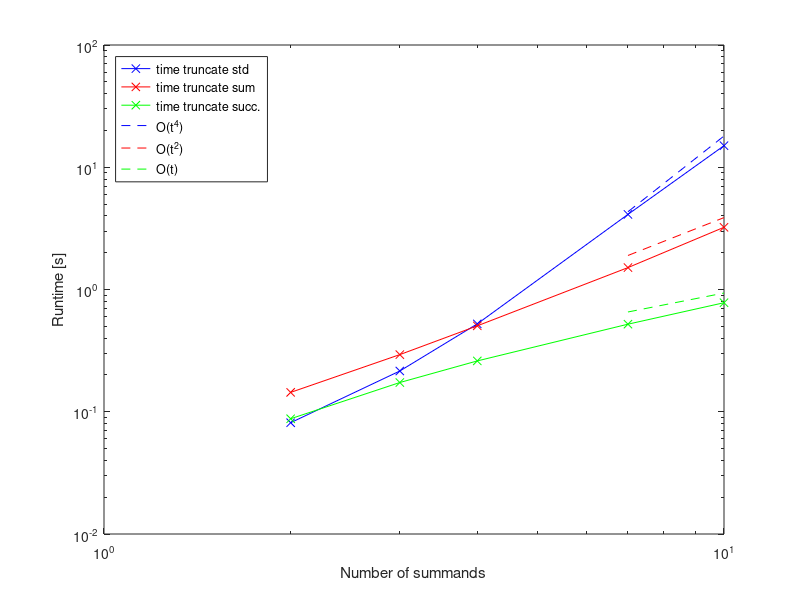

This figure's MATLAB source: (Note: this script raises an error after producing the figure.)
function example_truncation()
%EXAMPLE_TRUNCATION Comparison of truncation speed of different methods.
%
%   See also HTENSOR.

% ----------------------------------------------------------
% Hierarchical Tucker Toolbox
% Copyright (c) 2011, C. Tobler and D. Kressner, ETH Zurich
% FreeBSD License, see COPYRIGHT.txt
% email: ctobler@math.ethz.ch
% ----------------------------------------------------------

disp(['This example compares the run-times of different methods of' ...
      ' truncation. This can take some time; alternatively, run-times' ...
      ' from a previous run are plotted.']);

usr_str = input('Load run-times from previous run (Y/n)? ', 's');

if(numel(usr_str) == 0)
  usr_str = 'y';
end

figure;

if(usr_str(1) == 'y' || usr_str(1) == 'Y')
  load('example_truncation_output.mat');
elseif(usr_str(1) ~= 'n' && usr_str(1) ~= 'n')
  disp('Invalid input, loading run-times from previous run');
  load('example_truncation_output.mat');
else
  nr_summands = [2 3 4 7 10];
  
  opts.max_rank = 20;
  opts.rel_eps  = 1e-7;
  
  % Initialize summands
  x_cell = cell(1, 10);
  for ii=1:10
    x_cell{ii} = htenrandn(500*ones(5, 1), 'orthog', '', 20*ones(9, 1));
  end
  
  for ii=numel(nr_summands):-1:1
    
    n = nr_summands(ii)
    
    x = x_cell{1};
    for jj=2:n
      x = x + x_cell{jj};
    end
    
    tic; x_ = truncate(x, opts); time_truncate_std(ii) = toc;
    tic; x_add = htensor.truncate_sum(x_cell(1:n), opts); 
    time_truncate_sum(ii) = toc;
    
    tic;
    x_succ = x_cell{1};
    for jj=2:n
      x_succ = x_succ + x_cell{jj};
      x_succ = truncate(x_succ, opts);
    end
    time_truncate_succ(ii) = toc;
    
    nrm_x = norm(orthog(x));
    err_truncate_std(ii) = norm(orthog(x - x_))/nrm_x;
    err_truncate_sum(ii) = norm(orthog(x - x_add))/nrm_x;
    err_truncate_succ(ii) = norm(orthog(x - x_succ))/nrm_x;
    
    loglog(nr_summands, time_truncate_std , 'bx-', ...
	       nr_summands, time_truncate_sum , 'rx-', ...
	       nr_summands, time_truncate_succ, 'mx-');
    
    x.rank
    x_.rank
    x_add.rank
    x_succ.rank
    
  end
end

loglog(nr_summands, time_truncate_std , 'bx-', ...
       nr_summands, time_truncate_sum , 'rx-', ...
       nr_summands, time_truncate_succ, 'gx-');
hold on;

loglog(nr_summands(end-1:end), 1.2*nr_summands(end-1:end).^4* ...
       time_truncate_std(end)/nr_summands(end)^4, 'b--', ...
       nr_summands(end-1:end), 1.2*nr_summands(end-1:end).^2* ...
       time_truncate_sum(end)/nr_summands(end)^2, 'r--', ...
       nr_summands(end-1:end), 1.2*nr_summands(end-1:end)* ...
       time_truncate_succ(end)/nr_summands(end), 'g--')
       
legend('time truncate std', 'time truncate sum', 'time truncate succ.', ...
       'O(t^4)', 'O(t^2)', 'O(t)', 'Location', 'NorthWest');

xlabel('Number of summands');
ylabel('Runtime [s]');

save('example_truncation_output.mat', 'nr_summands', ...
     'time_truncate_std', 'time_truncate_sum', 'time_truncate_succ', ...
     'err_truncate_std', 'err_truncate_sum', 'err_truncate_succ');